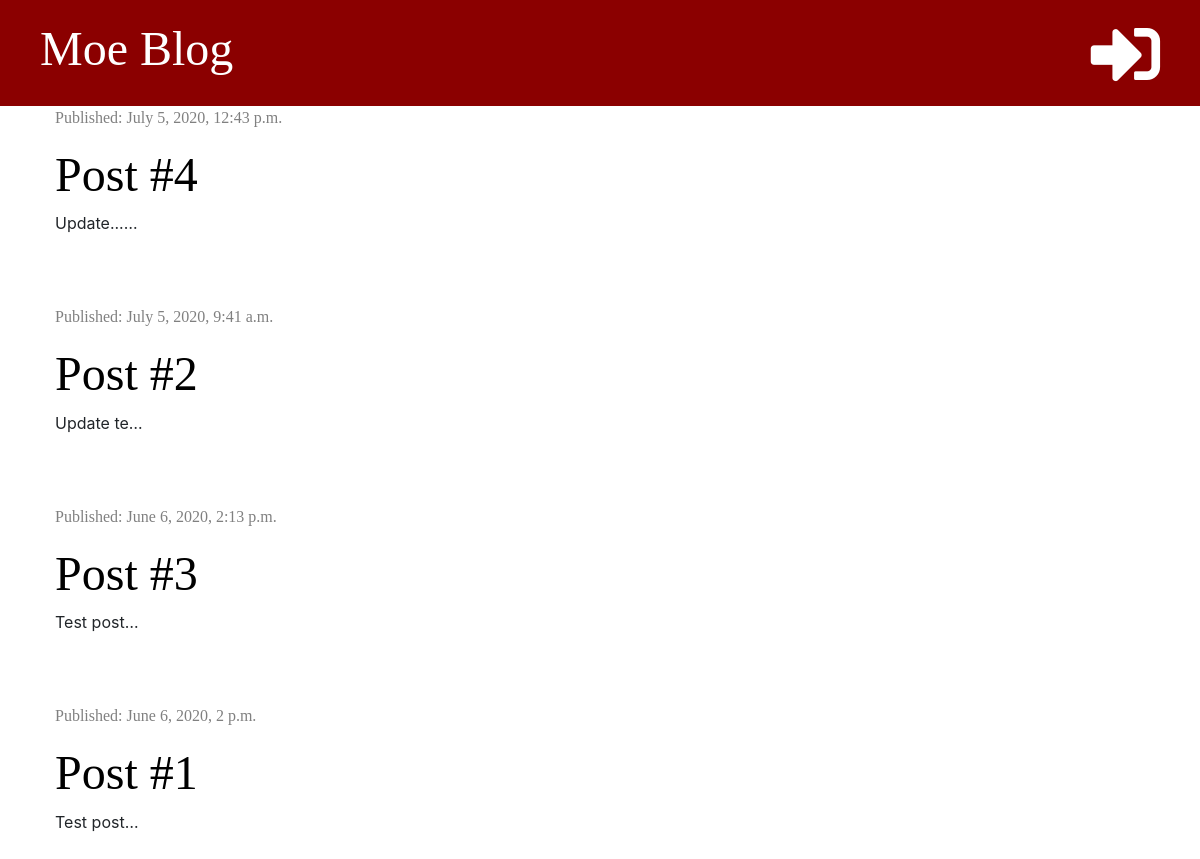
The app's page /, older data.
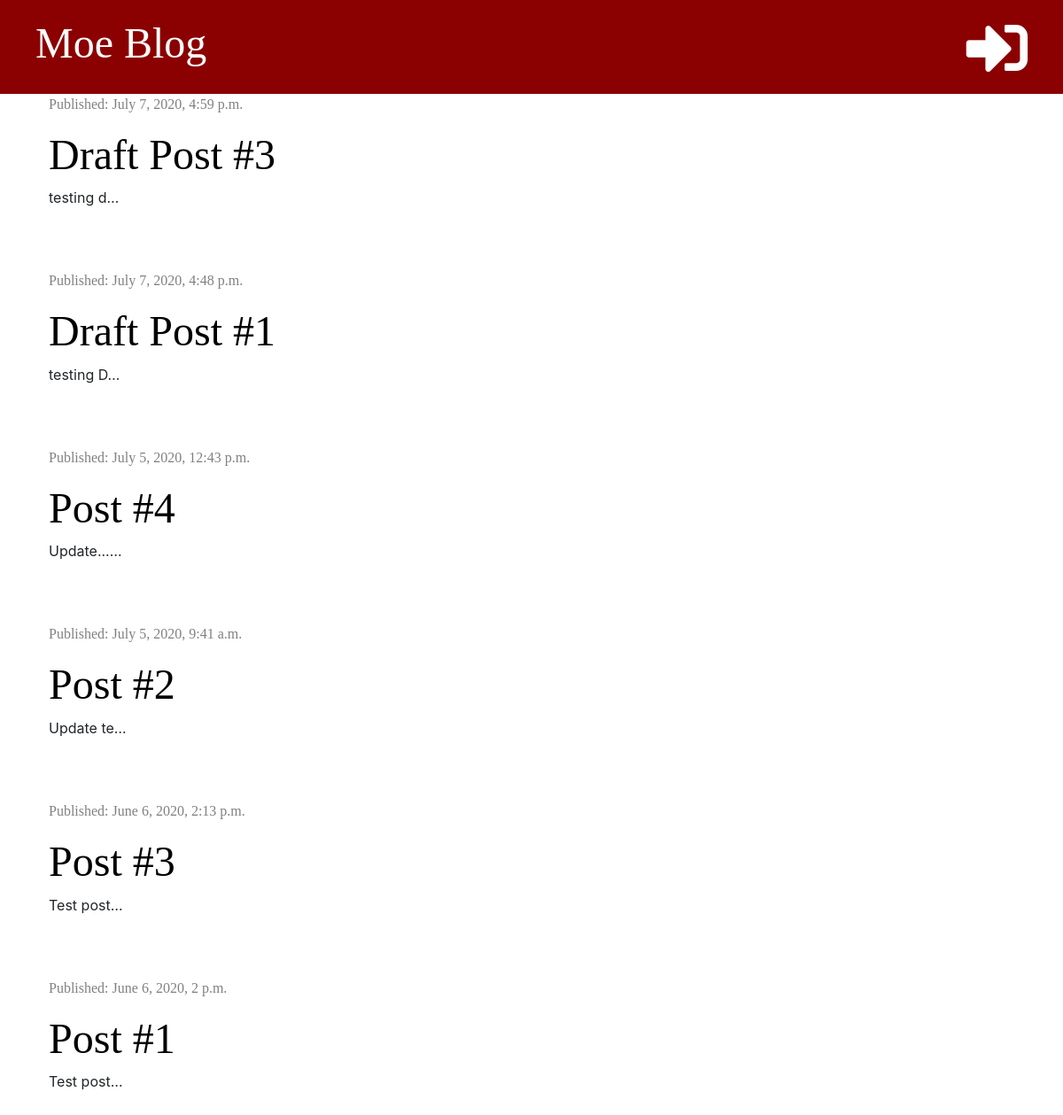
The same page, newer data.
### blog/models.py (models this page shows, shortened)
class Post(models.Model):
    author = models.ForeignKey('auth.User', on_delete=models.CASCADE)
    title = models.CharField(max_length=200)
    text = models.TextField()
    created_date = models.DateTimeField(default=timezone.now)
    published_date = models.DateTimeField(blank=True, null=True)

### blog/views.py (the view)
# urls.py: path('', views.post_list, name='post_list'),
def post_list(request):
    posts = Post.objects.filter(published_date__lte=timezone.now()).order_by('-published_date')
    stuff_for_frontend = {'posts': posts}
    return render(request, 'blog/post_list.html',stuff_for_frontend)

### blog/templates/blog/post_list.html (shortened to what this page needs)
{% extends 'blog/base.html' %}
{% block content %}
    {% for post in posts %}
    <div class="post">
        <div class="date">
            <p>Published: {{ post.published_date }}</p>
        </div>
        <h1><a href="{% url 'post_detail' pk=post.pk %}">{{ post.title }}</a> </h1>
        <p>{{ post.text|truncatechars:10|linebreaksbr }}</p>
    </div>
    {% endfor %}
{% endblock %}

Row changes from the older to the newer data that the page shows:
added Post: published_date "July 7, 2020, 4:59 p.m.", title "Draft Post #3", text "testing d…"
added Post: published_date "July 7, 2020, 4:48 p.m.", title "Draft Post #1", text "testing D…"
